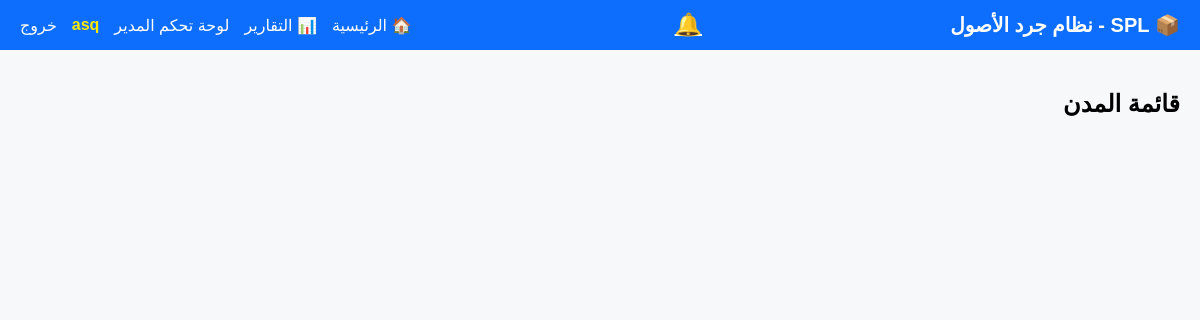
Page /locations/cities/ (signed in) on the earlier database version.
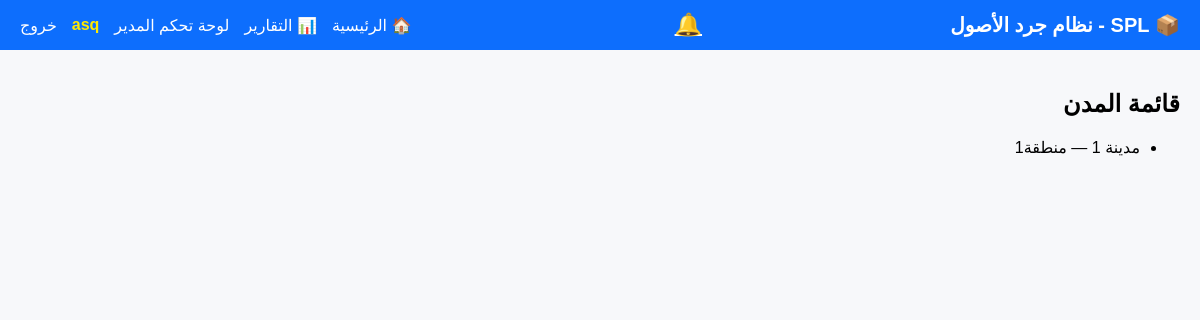
Same page on the later database version.
### locations_app/models.py (models this page shows, shortened)
class City(models.Model):
    region = models.ForeignKey(Region, on_delete=models.CASCADE, related_name="cities", verbose_name="المنطقة")
    name = models.CharField(max_length=100, verbose_name="اسم المدينة")
    class Meta:
        verbose_name = "مدينة"
        verbose_name_plural = "المدن"

class Region(models.Model):
    name = models.CharField(max_length=100, verbose_name="اسم المنطقة")
    class Meta:
        verbose_name = "منطقة"
        verbose_name_plural = "المناطق"

### locations_app/views.py (the view)
# urls.py: path("cities/", views.cities_list_view, name="cities_list"),
@login_required
def cities_list_view(request):
    cities = City.objects.select_related("region").all().order_by("region__name", "name")
    return render(request, "locations_app/cities_list.html", {"cities": cities})

### splasset/context_processors.py (called while the page is built)
def user_groups(request):
    if request.user.is_authenticated:
        groups = list(request.user.groups.values_list("name", flat=True))
    else:
        groups = []
    return {"user_groups": groups}

def pending_sessions(request):
    if request.user.is_authenticated:
        count = InventorySession.objects.filter(status="supervisor_under_review").count()
    else:
        count = 0
    return {"pending_count": count}

### templates/locations_app/cities_list.html (shortened to what this page needs)
{% extends 'base.html' %}
{% block content %}
<h2>قائمة المدن</h2>
<ul>
{% for city in cities %}
    <li>{{ city.name }} — {{ city.region.name }}</li>
{% endfor %}
</ul>
{% endblock %}

Differences in the rows shown:
added City: name "مدينة 1", region.name "منطقة1"
